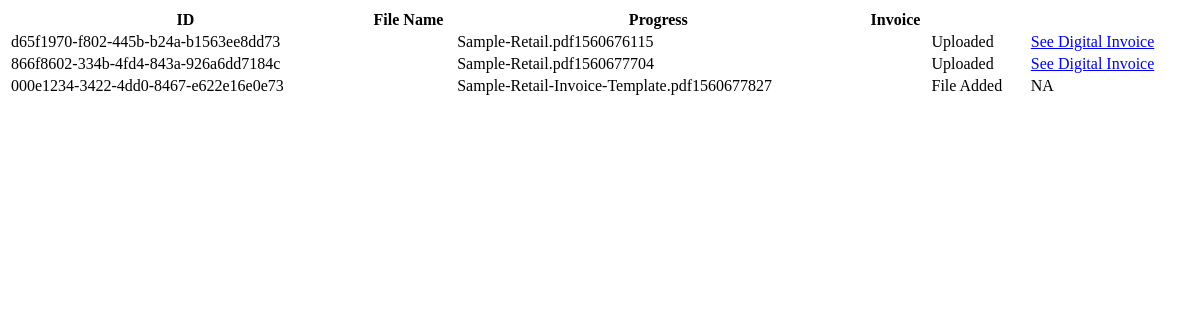
Before: /invoice/progress/ with the older database file.
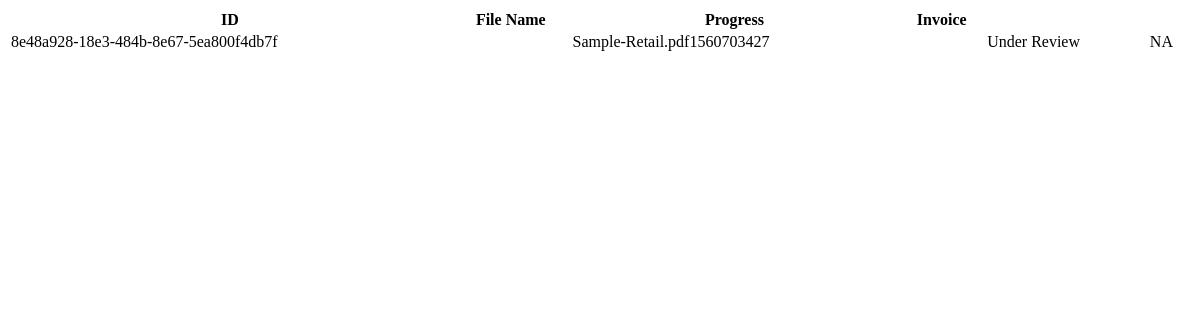
After: the same page with the newer database file.
### invoice/models/file.py (models this page shows, shortened)
class File(models.Model):
    class Meta:
        app_label = 'invoice'
    id = models.UUIDField(primary_key=True, default=uuid.uuid4, editable=False)
    buyer = models.ForeignKey("Buyer", on_delete = models.PROTECT)
    name = models.CharField(max_length=100)
    size_in_bytes = models.FloatField()
    created_date = models.DateTimeField(auto_now_add = True)
    state = models.CharField(
              max_length=20,
              choices=[(state.name, state.value) for state in FileState]  # Choices is a list of Tuple
            )
    objects = FileManager()

### invoice/views/digitization_progress_view.py (the view)
# urls.py: url(r'progress/', list_view, name="list"),
def list_view(request):
    buyer_id = mock_buyer_id
    files = File.objects.filter(buyer_id=buyer_id)
    result = []
    for file in files:
        file_dict = dict(name=file.name, id=str(file.id), state=file.get_state_display)
        print(file.state)
        if file.state=="DIGITIZED":
            file_dict["invoice_id"] = str(file.invoice_set.get().id)
        result.append(file_dict)
    return render(request, 'progress.html', {
            'buyer_id': buyer_id, 'buyer_name': files[0].buyer.name, 'files': result
        })

### invoice/templates/progress.html
<html>
<body>
    {% block content %}
    <div>
        <table style="width:100%">
            <tr>
                <th>ID</th>
                <th>File Name</th>
                <th>Progress</th>
                <th>Invoice</th>
            </tr>
            {% for file in files %}
              <tr>
                  <td>{{ file.id }}<td>
                  <td>{{ file.name }}<td>
                  <td>{{ file.state }}<td>
                    {% ifequal file.state 'Uploaded' %}
                        <td><a href="{% url 'show' file.invoice_id %}">See Digital Invoice</td>
                    {% else %}
                        <td>NA</td>
                    {% endifequal %}
              </tr>
            {% endfor %}
        </table>
    </div>
    {% endblock %}
</body>
</html>

Changed rows visible on the page:
removed File: name "Sample-Retail.pdf1560676115", state "Uploaded"
removed File: name "Sample-Retail.pdf1560677704", state "Uploaded"
removed File: name "Sample-Retail-Invoice-Template.pdf1560677827", state "File Added"
added File: name "Sample-Retail.pdf1560703427", state "Under Review"
Other visible differences:
new list line: "8e48a928-18e3-484b-8e67-5ea800f4db7f NA"
list line gone: "d65f1970-f802-445b-b24a-b1563ee8dd73 See Digital Invoice"
list line gone: "866f8602-334b-4fd4-843a-926a6dd7184c See Digital Invoice"
list line gone: "000e1234-3422-4dd0-8467-e622e16e0e73 NA"
